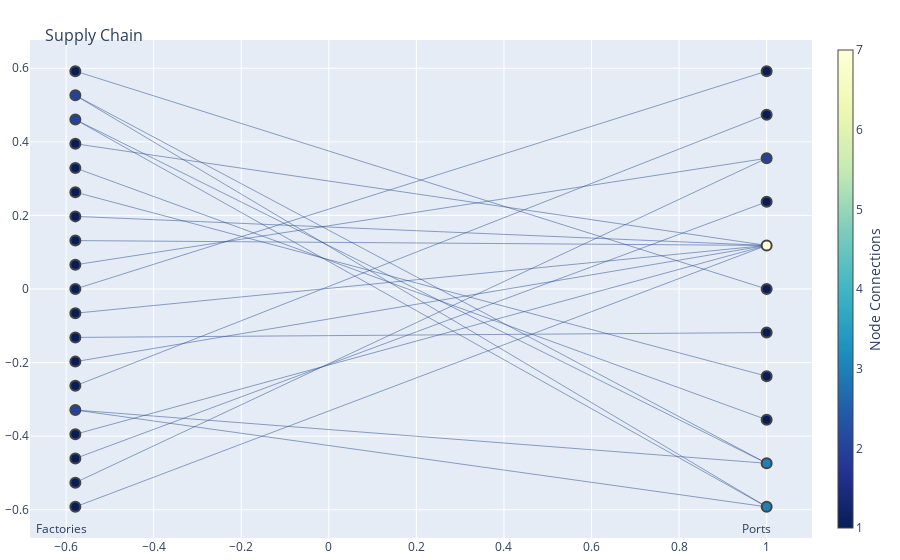

The notebook cell this image was saved under:
### Code cell
fig = go.Figure(data=[edge_trace, node_trace],
             layout=go.Layout(
                title='<br>Supply Chain',
                titlefont_size=16,
                showlegend=False,
                hovermode='closest',
                margin=dict(b=20,l=5,r=5,t=40),
                annotations=[dict(text="Factories",
                     showarrow=False,
                     xref="paper", yref="paper",
                     x=0.005, y=-0.002 ),
                             dict(text="Ports",
                     showarrow=False,
                     xref="paper", yref="paper",
                     x=0.95, y=-0.002 )],
                xaxis=dict(showgrid=True, zeroline=False, showticklabels=True),
                yaxis=dict(showgrid=True, zeroline=False, showticklabels=True))
                )
fig

### Figure 1 — Plotly figure (JSON) as saved in the notebook; plotly's stock layout.template omitted (floating-point values rounded to 4 significant figures)
{"data": [{"hoverinfo": "none", "line": {"color": "#25488e", "width": 0.5}, "mode": "lines", "type": "scatter", "x": [-0.5789, 1, null, -0.5789, 1, null, 1, -0.5789, null, 1, -0.5789, null, 1, -0.5789, null, 1, -0.5789, null, -0.5789, 1, null, -0.5789, 1, null, 1, -0.5789, null, 1, -0.5789, null, 1, -0.5789, null, 1, -0.5789, null, 1, -0.5789, null, 1, -0.5789, null, -0.5789, 1, null, -0.5789, 1, null, 1, -0.5789, null, -0.5789, 1, null, -0.5789, 1, null, -0.5789, 1, null, -0.5789, 1, null, -0.5789, 1, null], "y": [-0.3289, -0.4737, null, -0.3289, -0.5921, null, -0.4737, 0.4605, null, -0.4737, 0.5263, null, -0.5921, 0.4605, null, -0.5921, 0.5263, null, -0.2632, 0.4737, null, 0.3947, 0.1184, null, 0.1184, -0.1974, null, 0.1184, 0.1316, null, 0.1184, -0.3947, null, 0.1184, -0.06579, null, 0.1184, -0.5921, null, 0.1184, 0.1974, null, -0.4605, 0.2368, null, 0.06579, 0.3553, null, 0.3553, -0.5263, null, 4.382e-18, 0.5921, null, -0.1316, -0.1184, null, 0.2632, -0.2368, null, 0.3289, -0.3553, null, 0.5921, 4.382e-18, null]}, {"hoverinfo": "text", "marker": {"color": [2, 3, 3, 1, 1, 1, 7, 1, 1, 1, 2, 1, 2, 1, 1, 2, 1, 1, 1, 1, 1, 1, 1, 1, 1, 1, 1, 1, 1, 1], "colorbar": {"thickness": 15, "title": {"side": "right", "text": "Node Connections"}, "xanchor": "left"}, "colorscale": [[0, "rgb(255,255,217)"], [0.125, "rgb(237,248,177)"], [0.25, "rgb(199,233,180)"], [0.375, "rgb(127,205,187)"], [0.5, "rgb(65,182,196)"], [0.625, "rgb(29,145,192)"], [0.75, "rgb(34,94,168)"], [0.875, "rgb(37,52,148)"], [1, "rgb(8,29,88)"]], "line": {"width": 2}, "reversescale": true, "showscale": true, "size": 10}, "mode": "markers", "text": ["PLANT01 Number of Links: 2", "PORT01 Number of Links: 3", "PORT02 Number of Links: 3", "PLANT02 Number of Links: 1", "PORT03 Number of Links: 1", "PLANT03 Number of Links: 1", "PORT04 Number of Links: 7", "PLANT04 Number of Links: 1", "PORT05 Number of Links: 1", "PLANT05 Number of Links: 1", "PORT06 Number of Links: 2", "PLANT06 Number of Links: 1", "PLANT07 Number of Links: 2", "PLANT08 Number of Links: 1", "PLANT09 Number of Links: 1", "PLANT10 Number of Links: 2", "PLANT11 Number of Links: 1", "PLANT12 Number of Links: 1", "PLANT13 Number of Links: 1", "PLANT14 Number of Links: 1", "PORT07 Number of Links: 1", "PLANT15 Number of Links: 1", "PORT08 Number of Links: 1", "PLANT16 Number of Links: 1", "PORT09 Number of Links: 1", "PLANT17 Number of Links: 1", "PORT10 Number of Links: 1", "PLANT18 Number of Links: 1", "PORT11 Number of Links: 1", "PLANT19 Number of Links: 1"], "type": "scatter", "x": [-0.5789, 1, 1, -0.5789, 1, -0.5789, 1, -0.5789, 1, -0.5789, 1, -0.5789, -0.5789, -0.5789, -0.5789, -0.5789, -0.5789, -0.5789, -0.5789, -0.5789, 1, -0.5789, 1, -0.5789, 1, -0.5789, 1, -0.5789, 1, -0.5789], "y": [-0.3289, -0.4737, -0.5921, -0.2632, 0.4737, 0.3947, 0.1184, -0.4605, 0.2368, 0.06579, 0.3553, -0.5263, 0.4605, -0.1974, 0.1316, 0.5263, -0.3947, -0.06579, -0.5921, 4.382e-18, 0.5921, -0.1316, -0.1184, 0.2632, -0.2368, 0.3289, -0.3553, 0.5921, 4.382e-18, 0.1974]}], "layout": {"annotations": [{"showarrow": false, "text": "Factories", "x": 0.005, "xref": "paper", "y": -0.002, "yref": "paper"}, {"showarrow": false, "text": "Ports", "x": 0.95, "xref": "paper", "y": -0.002, "yref": "paper"}], "hovermode": "closest", "margin": {"b": 20, "l": 5, "r": 5, "t": 40}, "showlegend": false, "title": {"font": {"size": 16}, "text": "<br>Supply Chain"}, "xaxis": {"showgrid": true, "showticklabels": true, "zeroline": false}, "yaxis": {"showgrid": true, "showticklabels": true, "zeroline": false}}}
